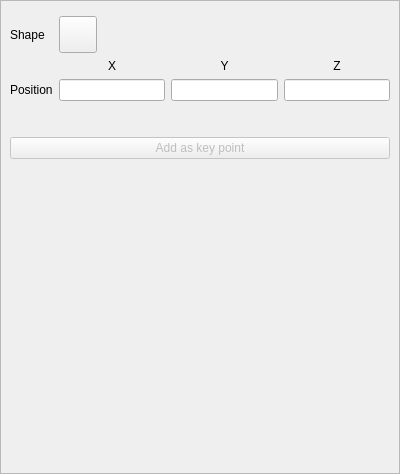
<?xml version="1.0" encoding="UTF-8"?>
<ui version="4.0">
 <class>PropertyTag</class>
 <widget class="QWidget" name="PropertyTag">
  <property name="geometry">
   <rect>
    <x>0</x>
    <y>0</y>
    <width>400</width>
    <height>474</height>
   </rect>
  </property>
  <property name="sizePolicy">
   <sizepolicy hsizetype="Preferred" vsizetype="Preferred">
    <horstretch>0</horstretch>
    <verstretch>0</verstretch>
   </sizepolicy>
  </property>
  <property name="windowTitle">
   <string>Tag properties</string>
  </property>
  <layout class="QGridLayout" name="gridLayout_2">
   <property name="leftMargin">
    <number>0</number>
   </property>
   <property name="topMargin">
    <number>0</number>
   </property>
   <property name="rightMargin">
    <number>0</number>
   </property>
   <property name="bottomMargin">
    <number>0</number>
   </property>
   <item row="0" column="0">
    <widget class="QScrollArea" name="scrollArea">
     <property name="widgetResizable">
      <bool>true</bool>
     </property>
     <widget class="QWidget" name="scrollAreaWidgetContents">
      <property name="geometry">
       <rect>
        <x>0</x>
        <y>0</y>
        <width>398</width>
        <height>472</height>
       </rect>
      </property>
      <layout class="QGridLayout" name="gridLayout">
       <property name="leftMargin">
        <number>9</number>
       </property>
       <property name="topMargin">
        <number>9</number>
       </property>
       <property name="rightMargin">
        <number>9</number>
       </property>
       <property name="bottomMargin">
        <number>9</number>
       </property>
       <item row="3" column="0">
        <widget class="QLabel" name="positionLabel">
         <property name="text">
          <string>Position</string>
         </property>
        </widget>
       </item>
       <item row="8" column="0">
        <spacer name="verticalSpacer">
         <property name="orientation">
          <enum>Qt::Vertical</enum>
         </property>
         <property name="sizeHint" stdset="0">
          <size>
           <width>20</width>
           <height>40</height>
          </size>
         </property>
        </spacer>
       </item>
       <item row="1" column="0">
        <widget class="QLabel" name="ShapeLabel">
         <property name="text">
          <string>Shape</string>
         </property>
        </widget>
       </item>
       <item row="3" column="1">
        <widget class="QDoubleEdit" name="XLineEdit">
         <property name="enabled">
          <bool>true</bool>
         </property>
        </widget>
       </item>
       <item row="3" column="2">
        <widget class="QDoubleEdit" name="YLineEdit">
         <property name="enabled">
          <bool>true</bool>
         </property>
        </widget>
       </item>
       <item row="3" column="3">
        <widget class="QDoubleEdit" name="ZLineEdit">
         <property name="enabled">
          <bool>true</bool>
         </property>
        </widget>
       </item>
       <item row="2" column="1">
        <widget class="QLabel" name="Xlabel">
         <property name="text">
          <string>X</string>
         </property>
         <property name="alignment">
          <set>Qt::AlignCenter</set>
         </property>
        </widget>
       </item>
       <item row="2" column="2">
        <widget class="QLabel" name="Ylabel">
         <property name="text">
          <string>Y</string>
         </property>
         <property name="alignment">
          <set>Qt::AlignCenter</set>
         </property>
        </widget>
       </item>
       <item row="2" column="3">
        <widget class="QLabel" name="Zlabel">
         <property name="text">
          <string>Z</string>
         </property>
         <property name="alignment">
          <set>Qt::AlignCenter</set>
         </property>
        </widget>
       </item>
       <item row="1" column="1" colspan="3">
        <layout class="QHBoxLayout" name="horizontalLayout">
         <item>
          <widget class="QToolButton" name="ShapeToolButton">
           <property name="sizePolicy">
            <sizepolicy hsizetype="Preferred" vsizetype="Fixed">
             <horstretch>0</horstretch>
             <verstretch>0</verstretch>
            </sizepolicy>
           </property>
           <property name="text">
            <string/>
           </property>
           <property name="iconSize">
            <size>
             <width>30</width>
             <height>30</height>
            </size>
           </property>
          </widget>
         </item>
         <item>
          <spacer name="horizontalSpacer">
           <property name="orientation">
            <enum>Qt::Horizontal</enum>
           </property>
           <property name="sizeHint" stdset="0">
            <size>
             <width>40</width>
             <height>20</height>
            </size>
           </property>
          </spacer>
         </item>
        </layout>
       </item>
       <item row="0" column="0" colspan="4">
        <widget class="GenericPropertiesHead" name="genericPropsHeadWidget" native="true"/>
       </item>
       <item row="4" column="0" colspan="4">
        <widget class="QWidget" name="WidgetTemplate" native="true">
         <layout class="QGridLayout" name="gridLayout_3">
          <item row="0" column="0">
           <layout class="QVBoxLayout" name="TemplateFieldsLayout"/>
          </item>
         </layout>
        </widget>
       </item>
       <item row="5" column="0" colspan="4">
        <widget class="SubPropertyClipping" name="subPropertyClipping" native="true"/>
       </item>
       <item row="6" column="0" colspan="4">
        <widget class="QPushButton" name="addAsKeyPoint">
         <property name="enabled">
          <bool>false</bool>
         </property>
         <property name="text">
          <string>Add as key point</string>
         </property>
        </widget>
       </item>
       <item row="7" column="0" colspan="4">
        <widget class="GenericPropertiesFeet" name="genericPropsFeetWidget" native="true"/>
       </item>
      </layout>
     </widget>
    </widget>
   </item>
  </layout>
 </widget>
 <customwidgets>
  <customwidget>
   <class>GenericPropertiesHead</class>
   <extends>QWidget</extends>
   <header location="global">GenericPropertiesHead.h</header>
   <container>1</container>
  </customwidget>
  <customwidget>
   <class>GenericPropertiesFeet</class>
   <extends>QWidget</extends>
   <header>GenericPropertiesFeet.h</header>
   <container>1</container>
  </customwidget>
  <customwidget>
   <class>QDoubleEdit</class>
   <extends>QLineEdit</extends>
   <header>qdoubleedit.h</header>
  </customwidget>
  <customwidget>
   <class>SubPropertyClipping</class>
   <extends>QWidget</extends>
   <header>subpropertyclipping.h</header>
   <container>1</container>
  </customwidget>
 </customwidgets>
 <tabstops>
  <tabstop>scrollArea</tabstop>
  <tabstop>addAsKeyPoint</tabstop>
 </tabstops>
 <resources>
  <include location="../../../openscantools.qrc"/>
 </resources>
 <connections/>
</ui>
